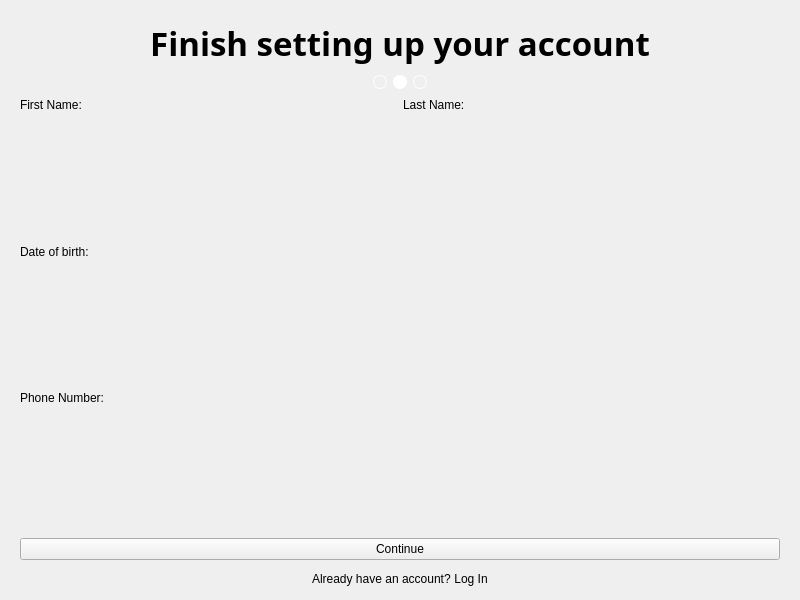
<?xml version="1.0" encoding="UTF-8"?>
<ui version="4.0">
 <class>register_form</class>
 <widget class="QWidget" name="register_form">
  <property name="geometry">
   <rect>
    <x>0</x>
    <y>0</y>
    <width>800</width>
    <height>600</height>
   </rect>
  </property>
  <property name="windowTitle">
   <string>Form</string>
  </property>
  <layout class="QVBoxLayout" name="verticalLayout_3">
   <property name="spacing">
    <number>0</number>
   </property>
   <item>
    <widget class="QStackedWidget" name="page">
     <property name="sizePolicy">
      <sizepolicy hsizetype="Minimum" vsizetype="Expanding">
       <horstretch>0</horstretch>
       <verstretch>0</verstretch>
      </sizepolicy>
     </property>
     <property name="currentIndex">
      <number>1</number>
     </property>
     <widget class="QWidget" name="step_one">
      <layout class="QVBoxLayout" name="verticalLayout_24">
       <item>
        <widget class="QLabel" name="s1_header">
         <property name="sizePolicy">
          <sizepolicy hsizetype="Preferred" vsizetype="Fixed">
           <horstretch>0</horstretch>
           <verstretch>0</verstretch>
          </sizepolicy>
         </property>
         <property name="font">
          <font>
           <family>Poppins</family>
           <pointsize>30</pointsize>
           <bold>true</bold>
          </font>
         </property>
         <property name="text">
          <string>Create a New Account</string>
         </property>
         <property name="alignment">
          <set>Qt::AlignmentFlag::AlignCenter</set>
         </property>
        </widget>
       </item>
       <item>
        <layout class="QHBoxLayout" name="horizontalLayout">
         <item>
          <spacer name="horizontalSpacer_3">
           <property name="orientation">
            <enum>Qt::Orientation::Horizontal</enum>
           </property>
           <property name="sizeHint" stdset="0">
            <size>
             <width>40</width>
             <height>20</height>
            </size>
           </property>
          </spacer>
         </item>
         <item>
          <widget class="QWidget" name="s1_indicator" native="true">
           <property name="sizePolicy">
            <sizepolicy hsizetype="Fixed" vsizetype="Fixed">
             <horstretch>0</horstretch>
             <verstretch>0</verstretch>
            </sizepolicy>
           </property>
           <property name="minimumSize">
            <size>
             <width>14</width>
             <height>14</height>
            </size>
           </property>
           <property name="styleSheet">
            <string notr="true">border: 1px solid white; border-radius: 7px; background-color:white;</string>
           </property>
          </widget>
         </item>
         <item>
          <widget class="QWidget" name="s2_indicator" native="true">
           <property name="sizePolicy">
            <sizepolicy hsizetype="Fixed" vsizetype="Fixed">
             <horstretch>0</horstretch>
             <verstretch>0</verstretch>
            </sizepolicy>
           </property>
           <property name="minimumSize">
            <size>
             <width>14</width>
             <height>14</height>
            </size>
           </property>
           <property name="styleSheet">
            <string notr="true">border: 1px solid white; border-radius: 7px;</string>
           </property>
          </widget>
         </item>
         <item>
          <widget class="QWidget" name="s3_indicator" native="true">
           <property name="sizePolicy">
            <sizepolicy hsizetype="Fixed" vsizetype="Fixed">
             <horstretch>0</horstretch>
             <verstretch>0</verstretch>
            </sizepolicy>
           </property>
           <property name="minimumSize">
            <size>
             <width>14</width>
             <height>14</height>
            </size>
           </property>
           <property name="styleSheet">
            <string notr="true">border: 1px solid white; border-radius: 7px;</string>
           </property>
          </widget>
         </item>
         <item>
          <spacer name="horizontalSpacer_4">
           <property name="orientation">
            <enum>Qt::Orientation::Horizontal</enum>
           </property>
           <property name="sizeHint" stdset="0">
            <size>
             <width>40</width>
             <height>10</height>
            </size>
           </property>
          </spacer>
         </item>
        </layout>
       </item>
       <item>
        <layout class="QVBoxLayout" name="verticalLayout_5">
         <item>
          <widget class="QLabel" name="email_label">
           <property name="sizePolicy">
            <sizepolicy hsizetype="Preferred" vsizetype="Fixed">
             <horstretch>0</horstretch>
             <verstretch>0</verstretch>
            </sizepolicy>
           </property>
           <property name="text">
            <string>Email Address:</string>
           </property>
          </widget>
         </item>
         <item>
          <widget class="InputEdit" name="email" native="true"/>
         </item>
        </layout>
       </item>
       <item>
        <layout class="QVBoxLayout" name="verticalLayout_2">
         <item>
          <layout class="QHBoxLayout" name="horizontalLayout_10">
           <item>
            <widget class="QLabel" name="confirm_pass_label">
             <property name="sizePolicy">
              <sizepolicy hsizetype="Preferred" vsizetype="Fixed">
               <horstretch>0</horstretch>
               <verstretch>0</verstretch>
              </sizepolicy>
             </property>
             <property name="text">
              <string>Create a new password:</string>
             </property>
            </widget>
           </item>
           <item>
            <spacer name="horizontalSpacer_10">
             <property name="orientation">
              <enum>Qt::Orientation::Horizontal</enum>
             </property>
             <property name="sizeHint" stdset="0">
              <size>
               <width>40</width>
               <height>20</height>
              </size>
             </property>
            </spacer>
           </item>
           <item>
            <widget class="QLabel" name="label_3">
             <property name="sizePolicy">
              <sizepolicy hsizetype="Fixed" vsizetype="Fixed">
               <horstretch>0</horstretch>
               <verstretch>0</verstretch>
              </sizepolicy>
             </property>
             <property name="font">
              <font>
               <pointsize>13</pointsize>
              </font>
             </property>
             <property name="toolTip">
              <string>&lt;html&gt;&lt;head/&gt;&lt;body&gt;&lt;p style=&quot;padding: 7px;&quot;&gt;Password must contain atleast:&lt;br/&gt;   → 8 Characters&lt;br/&gt;   → 1 Uppercase Letter&lt;br/&gt;   → 1 Lowercase letter&lt;br/&gt;   → 1 Digit&lt;/p&gt;&lt;/body&gt;&lt;/html&gt;</string>
             </property>
             <property name="text">
              <string>🛈</string>
             </property>
            </widget>
           </item>
          </layout>
         </item>
         <item>
          <widget class="InputEdit" name="create_pass" native="true"/>
         </item>
        </layout>
       </item>
       <item>
        <layout class="QVBoxLayout" name="verticalLayout_6">
         <item>
          <widget class="QLabel" name="confirm_pass_label_4">
           <property name="sizePolicy">
            <sizepolicy hsizetype="Preferred" vsizetype="Fixed">
             <horstretch>0</horstretch>
             <verstretch>0</verstretch>
            </sizepolicy>
           </property>
           <property name="text">
            <string>Confirm password:</string>
           </property>
          </widget>
         </item>
         <item>
          <widget class="InputEdit" name="confirm_pass" native="true"/>
         </item>
        </layout>
       </item>
       <item>
        <widget class="QPushButton" name="signup_btn">
         <property name="text">
          <string>Sign Up</string>
         </property>
        </widget>
       </item>
      </layout>
     </widget>
     <widget class="QWidget" name="step_two">
      <layout class="QVBoxLayout" name="verticalLayout_7">
       <item>
        <widget class="QLabel" name="s2_header">
         <property name="sizePolicy">
          <sizepolicy hsizetype="Preferred" vsizetype="Fixed">
           <horstretch>0</horstretch>
           <verstretch>0</verstretch>
          </sizepolicy>
         </property>
         <property name="font">
          <font>
           <family>Poppins</family>
           <pointsize>25</pointsize>
           <bold>true</bold>
          </font>
         </property>
         <property name="text">
          <string>Finish setting up your account</string>
         </property>
         <property name="alignment">
          <set>Qt::AlignmentFlag::AlignCenter</set>
         </property>
        </widget>
       </item>
       <item>
        <layout class="QHBoxLayout" name="horizontalLayout_3">
         <item>
          <spacer name="horizontalSpacer_5">
           <property name="orientation">
            <enum>Qt::Orientation::Horizontal</enum>
           </property>
           <property name="sizeHint" stdset="0">
            <size>
             <width>40</width>
             <height>20</height>
            </size>
           </property>
          </spacer>
         </item>
         <item>
          <widget class="QWidget" name="s1_indicator_2" native="true">
           <property name="sizePolicy">
            <sizepolicy hsizetype="Fixed" vsizetype="Fixed">
             <horstretch>0</horstretch>
             <verstretch>0</verstretch>
            </sizepolicy>
           </property>
           <property name="minimumSize">
            <size>
             <width>14</width>
             <height>14</height>
            </size>
           </property>
           <property name="styleSheet">
            <string notr="true">border: 1px solid white; border-radius: 7px;</string>
           </property>
          </widget>
         </item>
         <item>
          <widget class="QWidget" name="s2_indicator_2" native="true">
           <property name="sizePolicy">
            <sizepolicy hsizetype="Fixed" vsizetype="Fixed">
             <horstretch>0</horstretch>
             <verstretch>0</verstretch>
            </sizepolicy>
           </property>
           <property name="minimumSize">
            <size>
             <width>14</width>
             <height>14</height>
            </size>
           </property>
           <property name="styleSheet">
            <string notr="true">border: 1px solid white; border-radius: 7px; background-color: white</string>
           </property>
          </widget>
         </item>
         <item>
          <widget class="QWidget" name="s3_indicator_2" native="true">
           <property name="sizePolicy">
            <sizepolicy hsizetype="Fixed" vsizetype="Fixed">
             <horstretch>0</horstretch>
             <verstretch>0</verstretch>
            </sizepolicy>
           </property>
           <property name="minimumSize">
            <size>
             <width>14</width>
             <height>14</height>
            </size>
           </property>
           <property name="styleSheet">
            <string notr="true">border: 1px solid white; border-radius: 7px;</string>
           </property>
          </widget>
         </item>
         <item>
          <spacer name="horizontalSpacer_6">
           <property name="orientation">
            <enum>Qt::Orientation::Horizontal</enum>
           </property>
           <property name="sizeHint" stdset="0">
            <size>
             <width>40</width>
             <height>10</height>
            </size>
           </property>
          </spacer>
         </item>
        </layout>
       </item>
       <item>
        <layout class="QHBoxLayout" name="horizontalLayout_6">
         <item>
          <layout class="QVBoxLayout" name="verticalLayout_10">
           <item>
            <widget class="QLabel" name="firstname_label">
             <property name="sizePolicy">
              <sizepolicy hsizetype="Preferred" vsizetype="Fixed">
               <horstretch>0</horstretch>
               <verstretch>0</verstretch>
              </sizepolicy>
             </property>
             <property name="text">
              <string>First Name:</string>
             </property>
             <property name="alignment">
              <set>Qt::AlignmentFlag::AlignLeading|Qt::AlignmentFlag::AlignLeft|Qt::AlignmentFlag::AlignVCenter</set>
             </property>
            </widget>
           </item>
           <item>
            <widget class="InputEdit" name="firstname" native="true"/>
           </item>
          </layout>
         </item>
         <item>
          <layout class="QVBoxLayout" name="verticalLayout_11">
           <item>
            <widget class="QLabel" name="lastname_label">
             <property name="sizePolicy">
              <sizepolicy hsizetype="Preferred" vsizetype="Fixed">
               <horstretch>0</horstretch>
               <verstretch>0</verstretch>
              </sizepolicy>
             </property>
             <property name="text">
              <string>Last Name:</string>
             </property>
            </widget>
           </item>
           <item>
            <widget class="InputEdit" name="lastname" native="true"/>
           </item>
          </layout>
         </item>
        </layout>
       </item>
       <item>
        <layout class="QVBoxLayout" name="verticalLayout_8">
         <item>
          <widget class="QLabel" name="dob_label">
           <property name="sizePolicy">
            <sizepolicy hsizetype="Preferred" vsizetype="Fixed">
             <horstretch>0</horstretch>
             <verstretch>0</verstretch>
            </sizepolicy>
           </property>
           <property name="text">
            <string>Date of birth:</string>
           </property>
          </widget>
         </item>
         <item>
          <widget class="DateEdit" name="dob" native="true">
           <property name="font">
            <font>
             <pointsize>11</pointsize>
            </font>
           </property>
          </widget>
         </item>
        </layout>
       </item>
       <item>
        <layout class="QVBoxLayout" name="verticalLayout">
         <property name="spacing">
          <number>0</number>
         </property>
         <item>
          <widget class="QLabel" name="phonenum_label">
           <property name="sizePolicy">
            <sizepolicy hsizetype="Preferred" vsizetype="Fixed">
             <horstretch>0</horstretch>
             <verstretch>0</verstretch>
            </sizepolicy>
           </property>
           <property name="text">
            <string>Phone Number:</string>
           </property>
          </widget>
         </item>
         <item>
          <widget class="InputEdit" name="phonenum" native="true"/>
         </item>
        </layout>
       </item>
       <item>
        <widget class="QPushButton" name="continue_btn">
         <property name="text">
          <string>Continue</string>
         </property>
        </widget>
       </item>
      </layout>
     </widget>
     <widget class="QWidget" name="step_three">
      <layout class="QVBoxLayout" name="verticalLayout_4">
       <item>
        <widget class="QLabel" name="s2_header_2">
         <property name="font">
          <font>
           <family>Poppins</family>
           <pointsize>30</pointsize>
           <bold>true</bold>
          </font>
         </property>
         <property name="text">
          <string>Get Started</string>
         </property>
         <property name="alignment">
          <set>Qt::AlignmentFlag::AlignCenter</set>
         </property>
        </widget>
       </item>
       <item>
        <layout class="QHBoxLayout" name="horizontalLayout_5">
         <item>
          <spacer name="horizontalSpacer_7">
           <property name="orientation">
            <enum>Qt::Orientation::Horizontal</enum>
           </property>
           <property name="sizeHint" stdset="0">
            <size>
             <width>40</width>
             <height>20</height>
            </size>
           </property>
          </spacer>
         </item>
         <item>
          <widget class="QWidget" name="s1_indicator_3" native="true">
           <property name="sizePolicy">
            <sizepolicy hsizetype="Fixed" vsizetype="Fixed">
             <horstretch>0</horstretch>
             <verstretch>0</verstretch>
            </sizepolicy>
           </property>
           <property name="minimumSize">
            <size>
             <width>14</width>
             <height>14</height>
            </size>
           </property>
           <property name="styleSheet">
            <string notr="true">border: 1px solid white; border-radius: 7px;</string>
           </property>
          </widget>
         </item>
         <item>
          <widget class="QWidget" name="s2_indicator_3" native="true">
           <property name="sizePolicy">
            <sizepolicy hsizetype="Fixed" vsizetype="Fixed">
             <horstretch>0</horstretch>
             <verstretch>0</verstretch>
            </sizepolicy>
           </property>
           <property name="minimumSize">
            <size>
             <width>14</width>
             <height>14</height>
            </size>
           </property>
           <property name="styleSheet">
            <string notr="true">border: 1px solid white; border-radius: 7px;</string>
           </property>
          </widget>
         </item>
         <item>
          <widget class="QWidget" name="s3_indicator_3" native="true">
           <property name="sizePolicy">
            <sizepolicy hsizetype="Fixed" vsizetype="Fixed">
             <horstretch>0</horstretch>
             <verstretch>0</verstretch>
            </sizepolicy>
           </property>
           <property name="minimumSize">
            <size>
             <width>14</width>
             <height>14</height>
            </size>
           </property>
           <property name="styleSheet">
            <string notr="true">border: 1px solid white; border-radius: 7px; background-color: white;</string>
           </property>
          </widget>
         </item>
         <item>
          <spacer name="horizontalSpacer_8">
           <property name="orientation">
            <enum>Qt::Orientation::Horizontal</enum>
           </property>
           <property name="sizeHint" stdset="0">
            <size>
             <width>40</width>
             <height>10</height>
            </size>
           </property>
          </spacer>
         </item>
        </layout>
       </item>
       <item>
        <spacer name="verticalSpacer_6">
         <property name="orientation">
          <enum>Qt::Orientation::Vertical</enum>
         </property>
         <property name="sizeHint" stdset="0">
          <size>
           <width>20</width>
           <height>20</height>
          </size>
         </property>
        </spacer>
       </item>
       <item>
        <layout class="QVBoxLayout" name="verticalLayout_13">
         <item>
          <widget class="QLabel" name="home_address_label">
           <property name="sizePolicy">
            <sizepolicy hsizetype="Preferred" vsizetype="Fixed">
             <horstretch>0</horstretch>
             <verstretch>0</verstretch>
            </sizepolicy>
           </property>
           <property name="text">
            <string>Home Address (Optional):</string>
           </property>
          </widget>
         </item>
         <item>
          <widget class="InputEdit" name="home_address" native="true"/>
         </item>
        </layout>
       </item>
       <item>
        <layout class="QVBoxLayout" name="verticalLayout_14">
         <item>
          <widget class="QLabel" name="work_address_label">
           <property name="sizePolicy">
            <sizepolicy hsizetype="Preferred" vsizetype="Fixed">
             <horstretch>0</horstretch>
             <verstretch>0</verstretch>
            </sizepolicy>
           </property>
           <property name="text">
            <string>Work Address (Optional):</string>
           </property>
          </widget>
         </item>
         <item>
          <widget class="InputEdit" name="work_address" native="true"/>
         </item>
        </layout>
       </item>
       <item>
        <spacer name="verticalSpacer_3">
         <property name="orientation">
          <enum>Qt::Orientation::Vertical</enum>
         </property>
         <property name="sizeHint" stdset="0">
          <size>
           <width>20</width>
           <height>40</height>
          </size>
         </property>
        </spacer>
       </item>
       <item>
        <layout class="QHBoxLayout" name="horizontalLayout_4">
         <item>
          <widget class="QPushButton" name="skip_btn">
           <property name="text">
            <string>Skip</string>
           </property>
          </widget>
         </item>
         <item>
          <widget class="QPushButton" name="confirm_btn">
           <property name="text">
            <string>Confirm</string>
           </property>
          </widget>
         </item>
        </layout>
       </item>
      </layout>
     </widget>
    </widget>
   </item>
   <item>
    <layout class="QHBoxLayout" name="horizontalLayout_2">
     <property name="spacing">
      <number>0</number>
     </property>
     <item>
      <spacer name="horizontalSpacer">
       <property name="orientation">
        <enum>Qt::Orientation::Horizontal</enum>
       </property>
       <property name="sizeHint" stdset="0">
        <size>
         <width>40</width>
         <height>20</height>
        </size>
       </property>
      </spacer>
     </item>
     <item>
      <widget class="QLabel" name="signin_prompt">
       <property name="sizePolicy">
        <sizepolicy hsizetype="Preferred" vsizetype="Fixed">
         <horstretch>0</horstretch>
         <verstretch>0</verstretch>
        </sizepolicy>
       </property>
       <property name="text">
        <string>Already have an account?</string>
       </property>
      </widget>
     </item>
     <item>
      <widget class="Link" name="signin_link">
       <property name="sizePolicy">
        <sizepolicy hsizetype="Preferred" vsizetype="Fixed">
         <horstretch>0</horstretch>
         <verstretch>0</verstretch>
        </sizepolicy>
       </property>
       <property name="cursor">
        <cursorShape>PointingHandCursor</cursorShape>
       </property>
       <property name="text">
        <string> Log In</string>
       </property>
      </widget>
     </item>
     <item>
      <spacer name="horizontalSpacer_2">
       <property name="orientation">
        <enum>Qt::Orientation::Horizontal</enum>
       </property>
       <property name="sizeHint" stdset="0">
        <size>
         <width>40</width>
         <height>20</height>
        </size>
       </property>
      </spacer>
     </item>
    </layout>
   </item>
  </layout>
 </widget>
 <customwidgets>
  <customwidget>
   <class>InputEdit</class>
   <extends>QWidget</extends>
   <header>src/widgets</header>
   <container>1</container>
  </customwidget>
  <customwidget>
   <class>Link</class>
   <extends>QLabel</extends>
   <header>src/widgets</header>
  </customwidget>
  <customwidget>
   <class>DateEdit</class>
   <extends>QWidget</extends>
   <header>src/widgets</header>
   <container>1</container>
  </customwidget>
 </customwidgets>
 <resources/>
 <connections/>
</ui>
